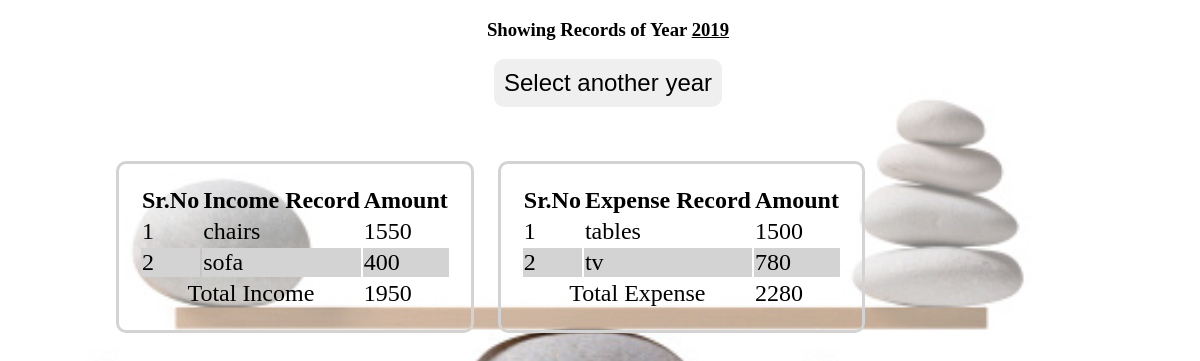
/IncomeExpense/View_IncomeExpense.php?year=2019, run on the app's committed database.
### tables this page shows
CREATE TABLE IF NOT EXISTS `incomeexpense` (
  `Record_id` int(11) NOT NULL AUTO_INCREMENT,
  `Record_year` int(5) NOT NULL,
  `Record_type` varchar(10) NOT NULL,
  `Record_name` varchar(75) NOT NULL,
  `Record_amount` int(11) NOT NULL,
  PRIMARY KEY (`Record_id`)
);

### IncomeExpense/View_IncomeExpense.php (the view, shortened to what this page needs)
<?php
$con_servername = "localhost";
$con_username = "root";
$con_password = "";
$database = "church_management";
$connection = mysqli_connect($con_servername, $con_username, $con_password, $database);
if($_POST)
{
    $ie_year = $_POST["ie_year"];
}
else
{
    $ie_year = $_GET["year"];
}
$view_income_records = "SELECT * FROM incomeexpense WHERE Record_year = $ie_year and Record_type='income'";
$result_income = mysqli_query($connection, $view_income_records);
$view_expense_records = "SELECT * FROM incomeexpense WHERE Record_year = $ie_year and Record_type='expense'";
$result_expense = mysqli_query($connection, $view_expense_records);
?>
<!DOCTYPE html>
<html>
    <head>
        <link rel="stylesheet" href="IncomeExpense.css" />
    </head>
    <body style="text-align: center;">
        <h3>Showing Records of Year <u><?php echo "$ie_year";?></u></h3>
        <button onclick="window.location.href='SelectYear.html'">
            Select another year
        </button>
        <br><br>
        <br><br>
        <div class="aParent">
            <div>
                    <form method="POST" autocomplete="off">
                        <table border="1" style="font-size: 2vw">
                            <thead>
                                <tr>
                                    <th> Sr.No </th>
                                    <th> Income Record </th>
                                    <th> Amount </th>
                                </tr>
                            </thead>
                            <tbody>
                                <?php
                                $srno=0;
                                $total_inc = 0;
                                if(mysqli_num_rows($result_income) > 0)
                                {
                                    while($row_inc=mysqli_fetch_assoc($result_income))
                                    {
                                        $srno++;
                               ?>
                                <tr>
                                    <td><?php echo $srno;?></td>
                                    <td><?php echo $row_inc["Record_name"];?></td>
                                    <td><?php echo $row_inc["Record_amount"];?></td>
                                </tr>
                                    <?php
                                    $total_inc += $row_inc["Record_amount"];
                                    }
                                }
                                    ?>
                                <tr>
                                    <td colspan="2" style="text-align: center"> Total Income </td>
                                    <td colspan="3"><?php echo $total_inc;?></td>
                                </tr>
                            </tbody>
                        </table>
                    </form>
            </div>
            <div style="margin-left: 2%; font-size: 2vw">
                    <form method="POST" autocomplete="off">
                        <table border="1">
                            <thead>
                                <tr>
                                    <th> Sr.No </th>
                                    <th> Expense Record </th>
                                    <th> Amount </th>
                                </tr>
                            </thead>
                            <tbody>
                                <?php
                                $srno=0;
                                $total_exp = 0;
                                if(mysqli_num_rows($result_expense) > 0)
                                {
                                    while($row_exp=mysqli_fetch_assoc($result_expense))
                                    {
                                        $srno++;
                                ?>
                                <tr>
                                    <td><?php echo $srno;?></td>
                                    <td><?php echo $row_exp["Record_name"];?></td>
                                    <td><?php echo $row_exp["Record_amount"];?></td>
                                </tr>
                                    <?php
                                    $total_exp += $row_exp["Record_amount"];
                                    }
                                }
                                    ?>
                                <tr>
                                    <td colspan="2" style="text-align: center"> Total Expense </td>
                                    <td colspan="3"><?php echo $total_exp;?></td>
                                </tr>
                            </tbody>
                        </table>
                    </form>
            </div>
        </div>
    </body>
</html>

### IncomeExpense/IncomeExpense.css (style rules this page uses)
body { background: linear-gradient(rgba(255,255,255,.5), rgba(255,255,255,.5)), url("income_expense.jpg");; background-repeat: no-repeat; background-size: cover; height: 100%; width: 100%; }
table { border: solid lightgray; border-radius: 10px; padding: 20px; text-align: justify; }
td,th { border: 0px solid #ddd; }
tr:nth-child(even) { background-color: lightgray; }
button { border: none; border-radius: 10px; padding: 10px; font-size: x-large; }
.aParent div { float: left; clear: none; margin-left: 9%; }

### data on the page
incomeexpense: Record_name "chairs", Record_amount "1550"
incomeexpense: Record_name "sofa", Record_amount "400"
incomeexpense: Record_name "tables", Record_amount "1500"
incomeexpense: Record_name "tv", Record_amount "780"

### other printed values
$ie_year "2019"
$total_inc "1950"
$total_exp "2280"
